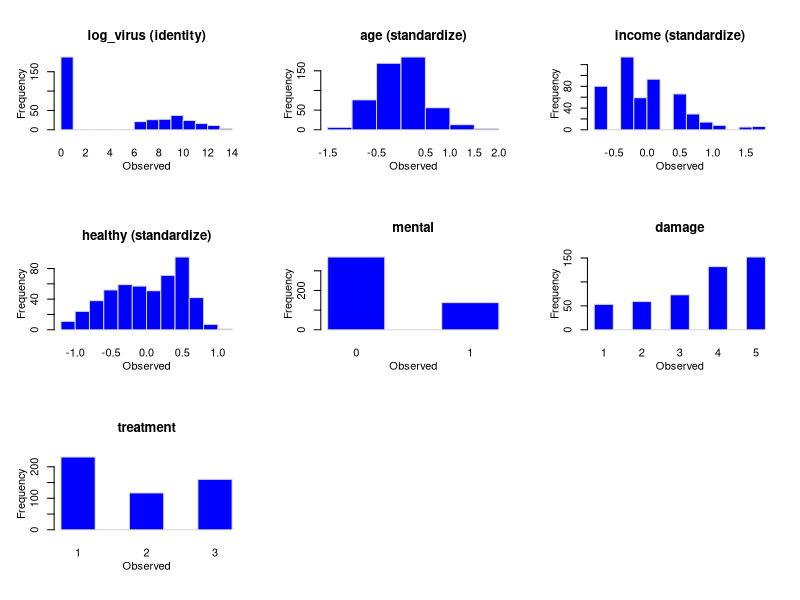
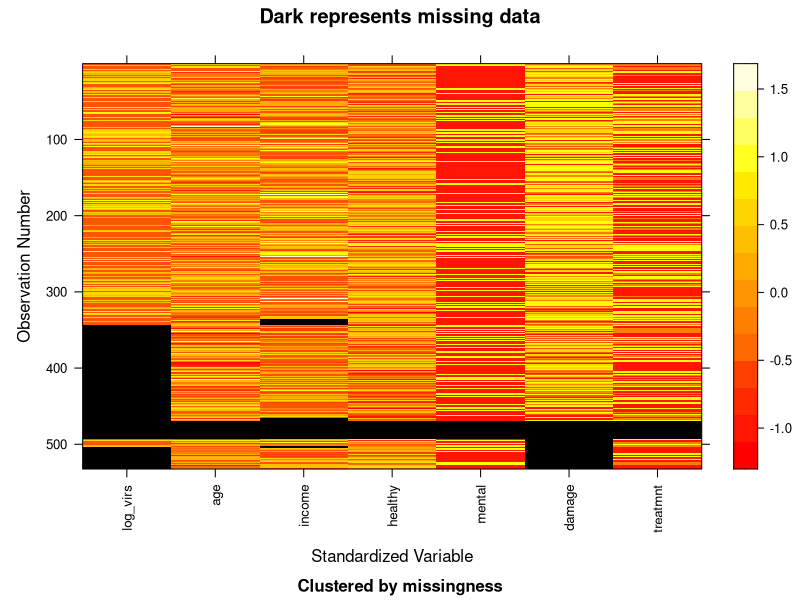

These charts were generated, in order, by the following R code:
library(mi)


### Name: 02missing_data.frame
### Title: Class "missing_data.frame"
### Aliases: 02missing_data.frame missing_data.frame-class
###   missing_data.frame
### Keywords: classes manip AimedAtUseRs

### ** Examples

# STEP 0: Get data
data(CHAIN, package = "mi")

# STEP 1: Convert to a missing_data.frame
mdf <- missing_data.frame(CHAIN) # warnings about missingness patterns
show(mdf)

# STEP 2: change things
mdf <- change(mdf, y = "log_virus", what = "transformation", to = "identity")

# STEP 3: look deeper
summary(mdf)
hist(mdf)
image(mdf)

# STEP 4: impute
## Not run: 
##D imputations <- mi(mdf)
## End(Not run)

## An example with subsetting on a fully observed variable
data(nlsyV, package = "mi")
mdfs <- missing_data.frame(nlsyV, favor_positive = TRUE, favor_ordered = FALSE, by = "first")
mdfs <- change(mdfs, y = "momed", what = "type", to = "ord")
show(mdfs)
